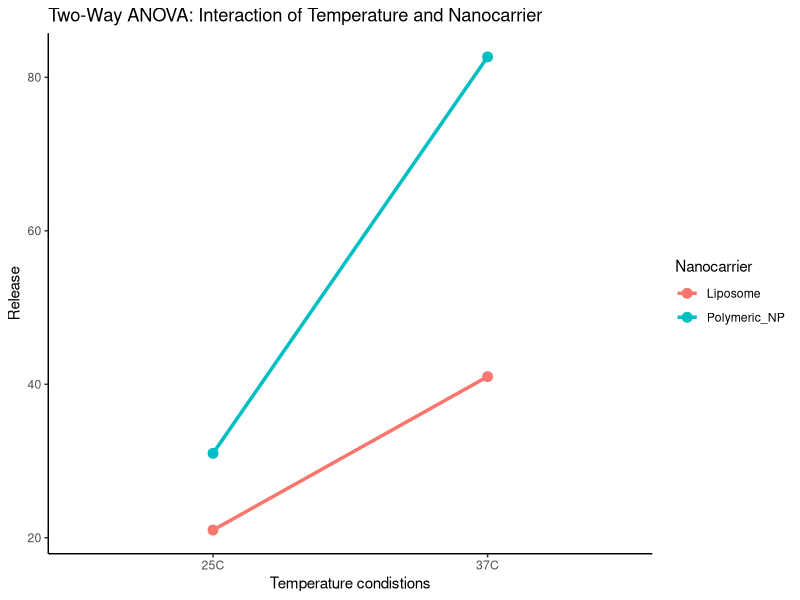

This figure's R source:
#Description : Evaluates the synergistic effects of Nanocarrier type and Temperature on drug release efficiency. Performs Two-Way ANOVA with interaction terms (aov) and constructs an interaction plot using ggplot2's stat_summary layers.

#_________________________________________________

library(tidyverse)


twoway_df <- data.frame(
  Nanocarrier = rep(c("Liposome", "Liposome", "Polymeric_NP", "Polymeric_NP"), each = 3),
  Temp        = rep(c("25C", "37C", "25C", "37C"), each = 3),
  Release     = c(
    20, 22, 21,   # Liposome at 25C
    40, 42, 41,   # Liposome at 37C
    30, 32, 31,   # Polymeric_NP at 25C
    80, 85, 83    # Polymeric_NP at 37C
  )
)

print(twoway_df)



two_way_anova <- aov(Release ~ Nanocarrier * Temp, data = twoway_df)
summary(two_way_anova)


plot <- ggplot(twoway_df, aes(x = Temp, y = Release, color = Nanocarrier, group = Nanocarrier)) +
         stat_summary(fun = mean , geom ="line", size = 1.2 )+ stat_summary(fun = mean , geom ="point", size = 3 )+
         labs(title ="Two-Way ANOVA: Interaction of Temperature and Nanocarrier", x = 'Temperature condistions', y = 'Release') +
         theme_classic()

print(plot)
